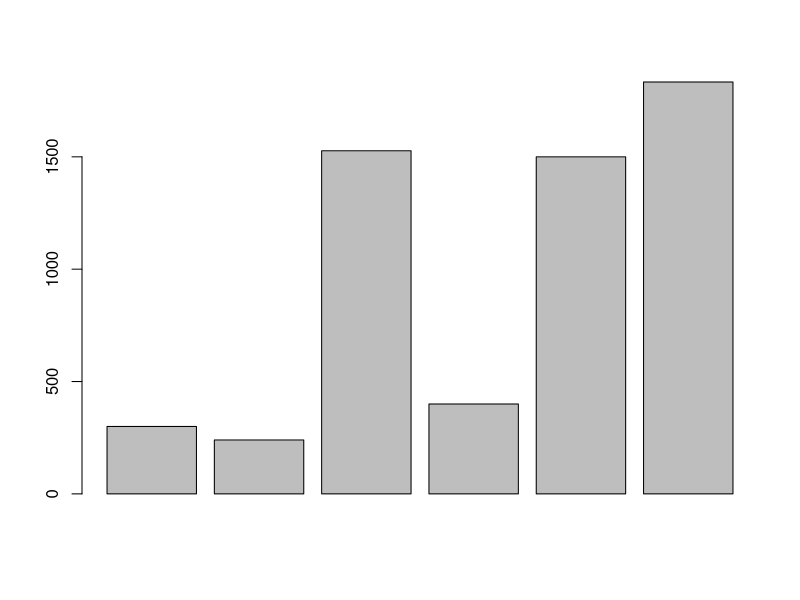
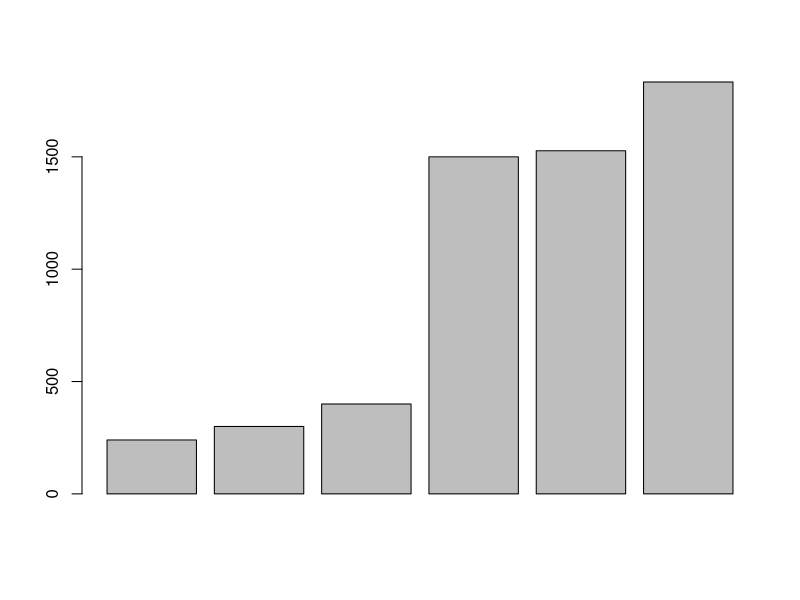
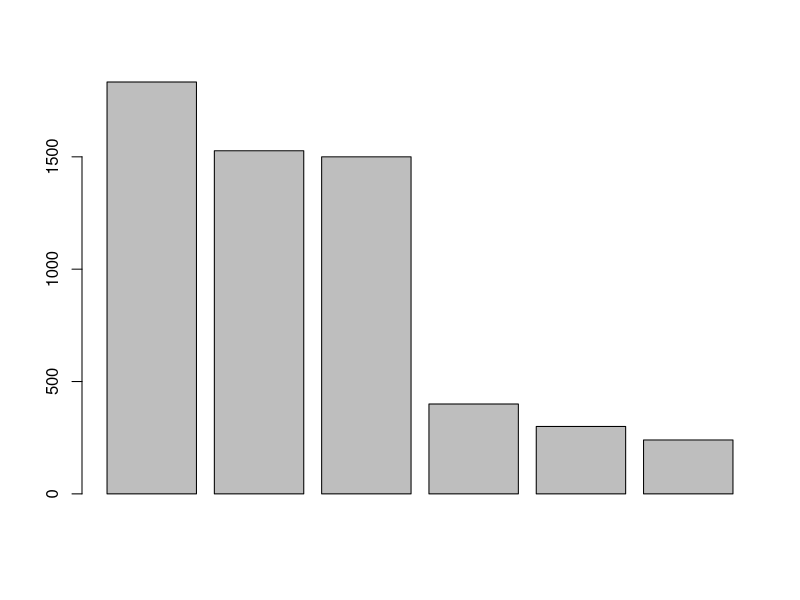
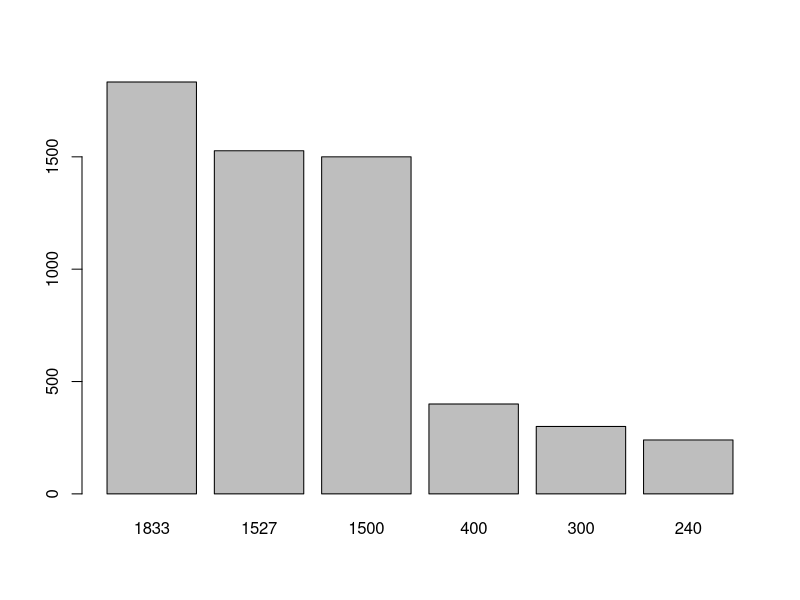
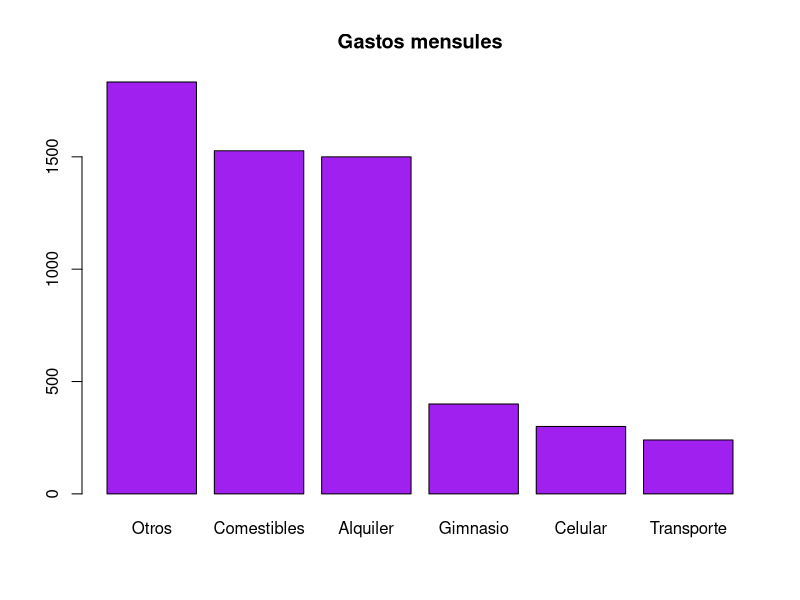

Generate these figures, in order, with R:
# Andrea Michelle Luna Vasconcelos 1950889
# Semana 2 (14/08/2025)

## Laboratorio 1: Empezar con R y RStudio
# Primer contacto con RStudio

# Primer contacto con la consola de R -------------------------------------

# Gastos totales

300+240+1527+400+1500+1833
celular <- 300
celular
transporte <- 240
comestibles <- 1527
gimnasio <- 400
alquiler <- 1500
otros <- 1833

5800*5
5800*10

abs(10)
abs(-4)
sqrt(9)
log(2)

# Este es un comentario
2+9 # aquí tambien se puede poner un comentario

# R disitngue mayúsculas y minúsculas

celular
Celular <- -300
CELULAR <- 800

celular+Celular+CELULAR
Celular-CELULAR

# Aprender a usar help

help(abs)
help(mean)
?mean
help.search("absolute")

gastos <- c(celular, transporte, comestibles, gimnasio, alquiler, otros)

gastos

barplot(gastos)

sort(gastos)
gastosOrdenados <- sort(gastos)
barplot(gastosOrdenados)

help(sort)
sort(gastos,decreasing = TRUE)
gastos_ordenados <- sort(gastos,decreasing = TRUE)
barplot(gastos_ordenados)        

# Obtener ayuda

help("barplot")
barplot(gastos_ordenados,names.arg = gastos_ordenados)

names(gastos_ordenados) <- c("Otros",
                             "Comestibles",
                             "Alquiler",
                             "Gimnasio",
                             "Celular",
                             "Transporte")
barplot(gastos_ordenados, 
        main = "Gastos mensules",
        names.arg = names(gastos_ordenados),
        col = "purple")

# Parte II Variables ------------------------------------------------------

cat("#Problema 1: Identifique el tipo de variable (cualitativa o cuantitativa)\n
    para la lista de preguntas de una encuesta aplicada a estudiantes\n
    universitarios en una clase de estadística.\n")

variables <- c(list(
  nombre_de_estudiante = "Cualitativa",
  fecha_de_nacimiento = "Cuantitativa",
  edad = "Cuantitativa",
  direccion_de_casa = "Cualitativa",
  numero_de_teléfono = "Cualitativa",
  area_principal_de_estudio = "Cualitativa",
  grado_universitario = "Cualitativa",
  puntaje_en_la_prueba = "Cuantitativa",
  calificacion_general = "Cualitativa",
  tiempo_para_completar_la_prueba_de_MCF202 = "Cuantitativa",
  numero_de_hermanos = "Cuantitativa")
)

cat("Problema 2: Considere una variable con una lista de 14 variables:\n
    7 cuantitativas y 7 cualitativas.\n")

Deportista <- data.frame(Cualitativas = c("Nombre",
                   "Deporte",
                   "País de origen",
                   "Equipo/Academia",
                   "Nivel",
                   "Idioma",
                   "Dieta"),
                Cuantitativas = c("Edad",
                    "Peso(kg)",
                    "Altura(m)",
                    "Número de competencias",
                    "Horas de entrenamiento",
                    "Horas de sueño",
                    "Cantidad de comidas al día"))

View(Deportista)
knitr::kable(Deportista, caption = "Variables cuantitativas y cualitativas")


cat("Problema 3: Considere una variable con valores númericos que describen\n
    opiniones personales.\n")


Formas_electronicas_de_opinion <- data.frame(
  Código = c(
    1,
    2,
    3,
    4,5
  ),
  Redes = c(
    "Twitter",
    "Correo electrónico",
    "Mensaje de texto",
    "Facebook",
    "Blog"
    )
)
View(Formas_electronicas_de_opinion)

knitr::kable(Formas_electronicas_de_opinion, caption = "Formas electrónicas de\n
             expresar opiniones")


cat("Respuesta: Variable *cualitativa* ya que, aunque tu le das un valor\n
    númerico en realidad lo que representa son opiniones.\n") 

## Problema 4:Preguntas de investigación.


preguntas <- data.frame(
  Pregunta = c(
    "¿Cuál es la cantidad promedio de horas que los estudiantes de universidades\n
    públicas trabajan cada semana?",
    "¿Qué proporción de todos los estudiantes universitarios de México están\n
    inscritps en una universidad pública?",
    "En las universidades públicas,¿las estudiantes femeninas tienen un promedio\n
    CENEVAL más alto que los estudiantes varones?",
    "¿Es más probable que los atletas universitarios reciban asesoramiento\n
    académico que los atletas no universitarios?"
  ),
  Individuos = c(
    "Estudiantes universitarios",
    "Estudiantes universitarios",
    "Estudiantes femeninas y estudiantes varones",
    "Atletas universitarios y no universitarios"
    ),
  Variable = c(
    "Horas de trabajo",
    "Inscripción en universidad pública",
    "Promedio de CENEVAL",
    "Asesoramiento académico"
  ),
  Tipo_variable = c(
    "Cuantitativo",
    "Categórico",
    "Cuantitativo",
    "Categórico"
  ), stringsAsFactors = F)

View(preguntas)

knitr::kable(preguntas, booktabs = TRUE, caption = "Tabla de preguntas ajustada")



cat("Si reuniéramos datos para responder a las preguntas de la investigación\n
    anterior, ¿qué datos podrían analizarse mediante un historgrama?, ¿cómo\n
    lo sabes?.\n")

cat("Respuesta: Pregunta 1 y 3, ya que son variables cuantitativas medibles y\n
    estas las puedes agrupar por intervalos (Promedios de tiempo y de\n
    calificaciones) que por el contrario las categóricas no funcionan para\n
    historgrama porque como son categorias, no tienes un intervalo o rango para\n
    agrupar, se presentan en barras individuales.\n")
